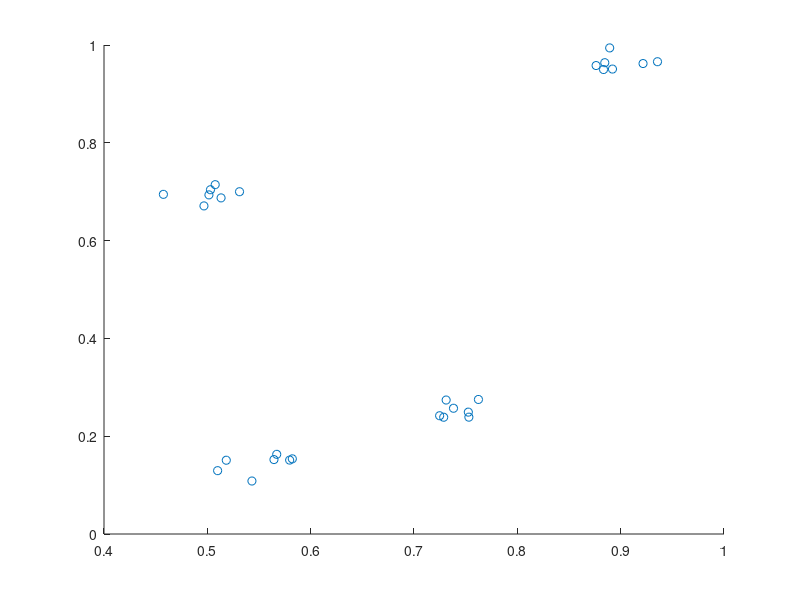

Reproduce this figure in MATLAB. (Note: this script raises an error after producing the figure.)
clear all;
close all;
X = load('data3.txt');
scatter(X(:,1),X(:,2));
D_Eu = pdist(X, 'euclidean');
D_Ma = pdist(X, 'mahalanobis');
D_Mi = pdist(X, 'minkowski', 4);
C_Eu_Com = linkage(X, 'complete');
C_Eu_Med = linkage(X, 'median');
C_Eu_Sin = linkage(X, 'single');
C_Ma_Com = linkage(X, 'complete', 'mahalanobis');
C_Ma_Med = linkage(X, 'median', 'mahalanobis');
C_Ma_Sin = linkage(X, 'single', 'mahalanobis');
C_Mi_Com = linkage(D_Mi, 'complete');
C_Mi_Med = linkage(D_Mi, 'median');
C_Mi_Sin = linkage(D_Mi, 'single');
D_arr  = [D_Eu; D_Ma; D_Mi];
A = c_arr_function(C_Eu_Com, C_Eu_Med, C_Eu_Sin, C_Ma_Com, C_Ma_Med, C_Ma_Sin, C_Mi_Com, C_Mi_Med, C_Mi_Sin);
KKM = zeros(3,3);
j=1;
i=1;
m=0;
for j=1:3
    for i=1:3
       KKM(i,j)=cophenet(A(:,:,i+m*3),D_arr(j,:));
    end;
    m=m+1;
end;
figure;
dendrogram(C_Ma_Com);
T = cluster(C_Ma_Com, 'maxclust', 4);
P= zeros(1,2);
M= zeros(7,2,4);
k = 1;
for i = 1:4
    for j = 1:28
        if T(j)==i
           P(k,1) = X(j,1);
           P(k,2) = X(j,2);
           k=k+1;
        end;
    end;
    M(:,:,i)=P;
    P=[];
    k=1;
end;
Mean = []
for i = 1:4
    Mean(i,:)=mean(M(:,:,i));
    Std_arr(i,:) = std(M(:,:,i)).^2;
end
for i = 1:4
    M(8,:,i) = Mean(i,:);
    U = pdist(M(:,:,i));
    Z(:,:,i) = squareform(U);
end
figure;
hold on;

gscatter(X(:,1),X(:,2), T);
scatter(Mean(:,1), Mean(:,2));


